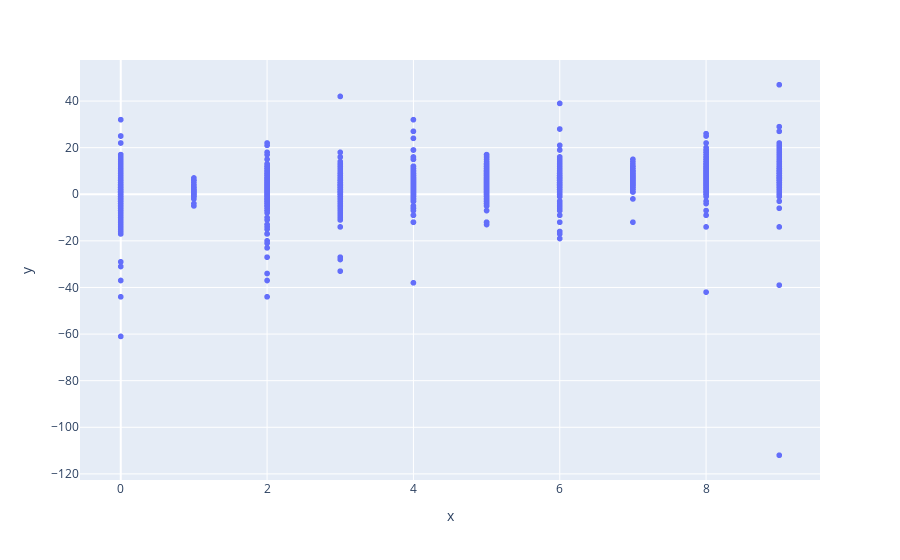

Source (notebook cell):
### Code cell
z = np.array([(l,f) for l, f in zip(test_labels, pca_fit)])
fig = px.scatter(x=z[:, 0], y=z[:,1])
fig.show()

### Figure 1 — Plotly figure (JSON) as saved in the notebook; plotly's stock layout.template omitted (floating-point values rounded to 4 significant figures; data arrays with more than 128 entries replaced by an {"elided": "..."} marker saying what was removed)
{"data": [{"hovertemplate": "x=%{x}<br>y=%{y}<extra></extra>", "legendgroup": "", "marker": {"color": "#636efa", "symbol": "circle"}, "mode": "markers", "name": "", "showlegend": false, "type": "scattergl", "x": {"elided": "10000 int values"}, "xaxis": "x", "y": {"elided": "10000 int values"}, "yaxis": "y"}], "layout": {"legend": {"tracegroupgap": 0}, "margin": {"t": 60}, "xaxis": {"anchor": "y", "domain": [0, 1], "title": {"text": "x"}}, "yaxis": {"anchor": "x", "domain": [0, 1], "title": {"text": "y"}}}}
